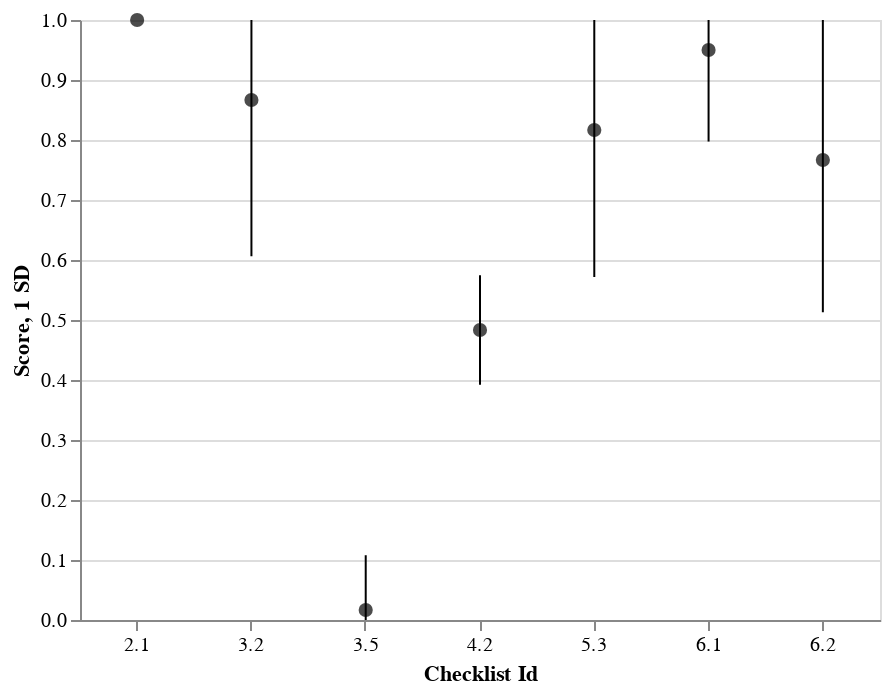

Write notebook code for a chart like this one.
### Code cell
generate_stat_plot(df_repo__stat, "qlib") # before filtering

### Figure 1 — Vega-Lite specification as saved in the notebook (floating-point values rounded to 4 significant figures)
{"config": {"view": {"continuousWidth": 300, "continuousHeight": 300}}, "layer": [{"mark": {"type": "point", "color": "black", "filled": true, "size": 50}, "encoding": {"x": {"axis": {"labelAngle": 0}, "field": "id", "title": "Checklist Id", "type": "ordinal"}, "y": {"field": "mean", "scale": {"domainMin": 0, "domainMax": 1}, "title": "Score", "type": "quantitative"}}, "transform": [{"calculate": "max(0, datum.mean-datum.std)", "as": "min"}, {"calculate": "min(1, datum.mean+datum.std)", "as": "max"}]}, {"mark": {"type": "errorbar"}, "encoding": {"x": {"field": "id", "type": "ordinal"}, "y": {"field": "min", "title": "1 SD", "type": "quantitative"}, "y2": {"field": "max"}}, "transform": [{"calculate": "max(0, datum.mean-datum.std)", "as": "min"}, {"calculate": "min(1, datum.mean+datum.std)", "as": "max"}]}], "data": {"name": "data-0d63dd63a38d20bea8a180c3bce343c4"}, "width": 400, "$schema": "https://vega.github.io/schema/vega-lite/v5.17.0.json", "datasets": {"data-0d63dd63a38d20bea8a180c3bce343c4": [{"repo": "qlib", "id": "2.1", "count": 30.0, "mean": 1.0, "std": 0.0}, {"repo": "qlib", "id": "3.2", "count": 30.0, "mean": 0.8667, "std": 0.2604}, {"repo": "qlib", "id": "3.5", "count": 30.0, "mean": 0.01667, "std": 0.09129}, {"repo": "qlib", "id": "4.2", "count": 30.0, "mean": 0.4833, "std": 0.09129}, {"repo": "qlib", "id": "5.3", "count": 30.0, "mean": 0.8167, "std": 0.2451}, {"repo": "qlib", "id": "6.1", "count": 30.0, "mean": 0.95, "std": 0.1526}, {"repo": "qlib", "id": "6.2", "count": 30.0, "mean": 0.7667, "std": 0.2537}]}}
